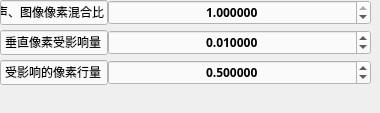
     <widget class="QWidget" name="tab_11">
      <attribute name="title">
       <string>水平噪声线</string>
      </attribute>
      <widget class="QWidget" name="formLayoutWidget_8">
       <property name="geometry">
        <rect>
         <x>0</x>
         <y>0</y>
         <width>371</width>
         <height>104</height>
        </rect>
       </property>
       <layout class="QFormLayout" name="formLayout_8">
        <property name="horizontalSpacing">
         <number>0</number>
        </property>
        <property name="verticalSpacing">
         <number>5</number>
        </property>
        <item row="0" column="0">
         <widget class="QLineEdit" name="lineEdit_45">
          <property name="font">
           <font>
            <family>等线</family>
            <weight>50</weight>
            <bold>false</bold>
           </font>
          </property>
          <property name="styleSheet">
           <string notr="true">background-color: rgb(250, 250, 250);</string>
          </property>
          <property name="text">
           <string>噪声、图像像素混合比</string>
          </property>
          <property name="alignment">
           <set>Qt::AlignCenter</set>
          </property>
          <property name="readOnly">
           <bool>true</bool>
          </property>
         </widget>
        </item>
        <item row="1" column="0">
         <widget class="QLineEdit" name="lineEdit_46">
          <property name="font">
           <font>
            <family>等线</family>
            <weight>50</weight>
            <bold>false</bold>
           </font>
          </property>
          <property name="styleSheet">
           <string notr="true">background-color: rgb(250, 250, 250);</string>
          </property>
          <property name="text">
           <string>垂直像素受影响量</string>
          </property>
          <property name="alignment">
           <set>Qt::AlignCenter</set>
          </property>
          <property name="readOnly">
           <bool>true</bool>
          </property>
         </widget>
        </item>
        <item row="1" column="1">
         <widget class="QDoubleSpinBox" name="default_horz_noise_lines_density_y_SpinBox">
          <property name="font">
           <font>
            <family>Adobe 繁黑體 Std B</family>
            <weight>75</weight>
            <bold>true</bold>
           </font>
          </property>
          <property name="styleSheet">
           <string notr="true">background-color: rgb(250, 250, 250);</string>
          </property>
          <property name="alignment">
           <set>Qt::AlignCenter</set>
          </property>
          <property name="decimals">
           <number>6</number>
          </property>
          <property name="maximum">
           <double>1.000000000000000</double>
          </property>
          <property name="singleStep">
           <double>0.010000000000000</double>
          </property>
          <property name="value">
           <double>0.010000000000000</double>
          </property>
         </widget>
        </item>
        <item row="2" column="0">
         <widget class="QLineEdit" name="lineEdit_47">
          <property name="font">
           <font>
            <family>等线</family>
            <weight>50</weight>
            <bold>false</bold>
           </font>
          </property>
          <property name="styleSheet">
           <string notr="true">background-color: rgb(250, 250, 250);</string>
          </property>
          <property name="text">
           <string>受影响的像素行量</string>
          </property>
          <property name="alignment">
           <set>Qt::AlignCenter</set>
          </property>
          <property name="readOnly">
           <bool>true</bool>
          </property>
         </widget>
        </item>
        <item row="2" column="1">
         <widget class="QDoubleSpinBox" name="default_horz_noise_lines_density_xy_SpinBox">
          <property name="font">
           <font>
            <family>Adobe 繁黑體 Std B</family>
            <weight>75</weight>
            <bold>true</bold>
           </font>
          </property>
          <property name="styleSheet">
           <string notr="true">background-color: rgb(250, 250, 250);</string>
          </property>
          <property name="alignment">
           <set>Qt::AlignCenter</set>
          </property>
          <property name="decimals">
           <number>6</number>
          </property>
          <property name="maximum">
           <double>1.000000000000000</double>
          </property>
          <property name="singleStep">
           <double>0.010000000000000</double>
          </property>
          <property name="value">
           <double>0.500000000000000</double>
          </property>
         </widget>
        </item>
        <item row="0" column="1">
         <widget class="QDoubleSpinBox" name="default_horz_noise_lines_contrib_SpinBox">
          <property name="font">
           <font>
            <family>Adobe 繁黑體 Std B</family>
            <weight>75</weight>
            <bold>true</bold>
           </font>
          </property>
          <property name="styleSheet">
           <string notr="true">background-color: rgb(250, 250, 250);</string>
          </property>
          <property name="alignment">
           <set>Qt::AlignCenter</set>
          </property>
          <property name="decimals">
           <number>6</number>
          </property>
          <property name="maximum">
           <double>1.000000000000000</double>
          </property>
          <property name="singleStep">
           <double>0.010000000000000</double>
          </property>
          <property name="value">
           <double>1.000000000000000</double>
          </property>
         </widget>
        </item>
       </layout>
      </widget>
     </widget>
